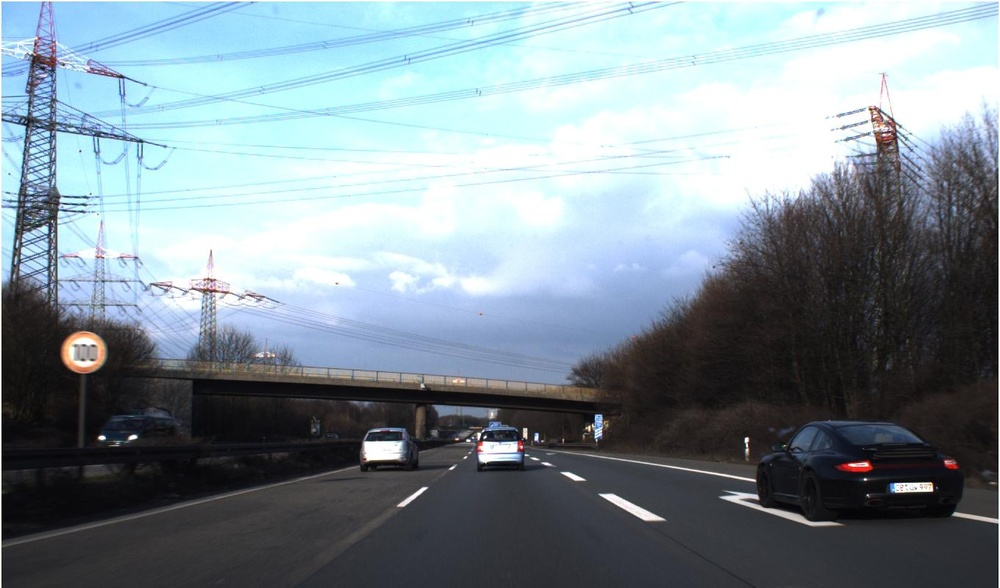
#> input picture image1.jpg, 1000 x 588 px, shrunk from 1360 x 800 before the run
$ python sift_match.py
#> lines starting #> are read from the running program, lines starting #| are printed output that depends on the picture
#%%
import cv2
import numpy as np
from matplotlib import pyplot as plt
from scipy.spatial import cKDTree
#%%


sift = cv2.xfeatures2d.SIFT_create()

#%%

## Create flann matcher
FLANN_INDEX_KDTREE = 1  # bug: flann enums are missing
flann_params = dict(algorithm = FLANN_INDEX_KDTREE, trees = 5)
#matcher = cv2.FlannBasedMatcher_create()
matcher = cv2.FlannBasedMatcher(flann_params, {})


img1 = plt.imread("image1.jpg")
#> img1 is the input picture: shape (588, 1000, 3); mean R, G, B 126, 140.3, 148.2
img2 = plt.imread("patch.jpg")
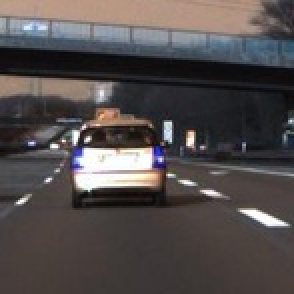
#> input picture patch.jpg, 147 x 147 px, shrunk from 200 x 200 before the run (shown 2 times larger)
#> img2 is the input picture: shape (147, 147, 3); mean R, G, B 82.4, 76.5, 76.1


kp1, des1 = sift.detectAndCompute(img1,None)
#> kp1 = 1716 keypoints; strongest (x, y, size): (102, 438, 3.9), (746, 440, 3.2), (133, 437, 4.1), (485, 437, 1.9)
kp2, des2 = sift.detectAndCompute(img2,None)
#> kp2 = 103 keypoints; strongest (x, y, size): (44, 69, 2), (95, 70, 3.4), (52, 84, 16.7), (38, 67, 3)


matches = matcher.knnMatch(des1, des2, 2)
#> matches = 1716 matches


# Apply ratio test
good = []
for m,n in matches:
    if m.distance < 0.1 * n.distance:
        good.append([m])
#> after the loop, good = 5 matches

# cv2.drawMatchesKnn expects list of lists as matches.
img3 = cv2.drawMatchesKnn(img1,kp1,img2,kp2,good,None,flags=2)
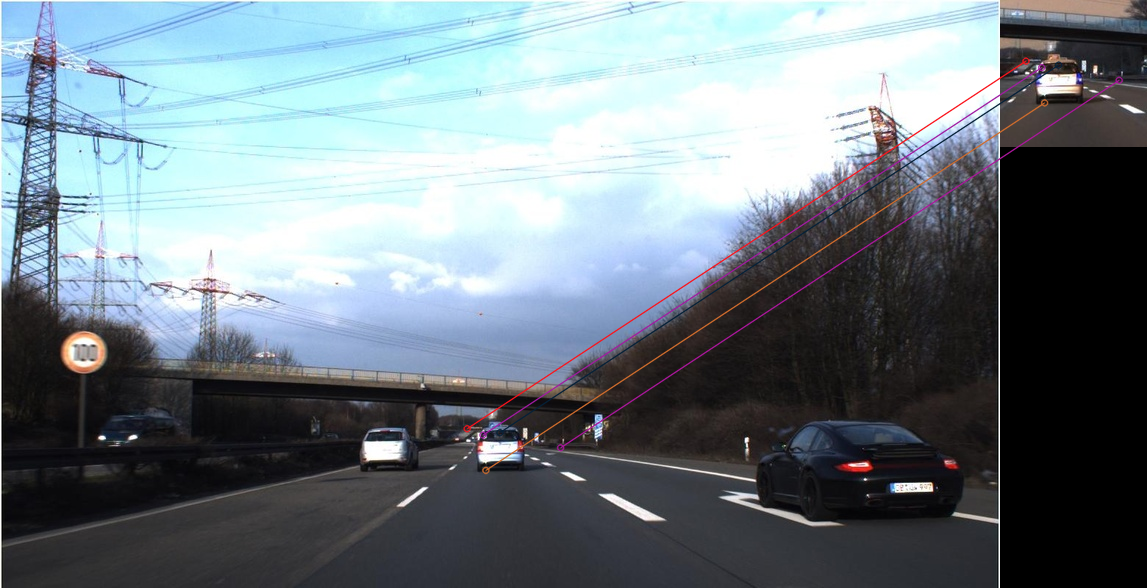
#> img3: shape (588, 1147, 3); mean R, G, B 113, 124.4, 131.5


plt.imshow(img3),plt.show()
#plt.imshow()


#%%
